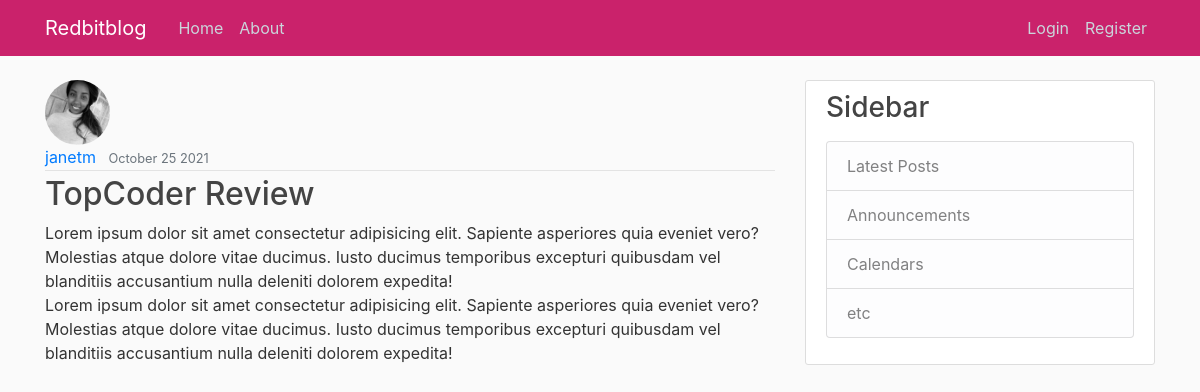
/post/5/, run on an earlier commit of the app's database.
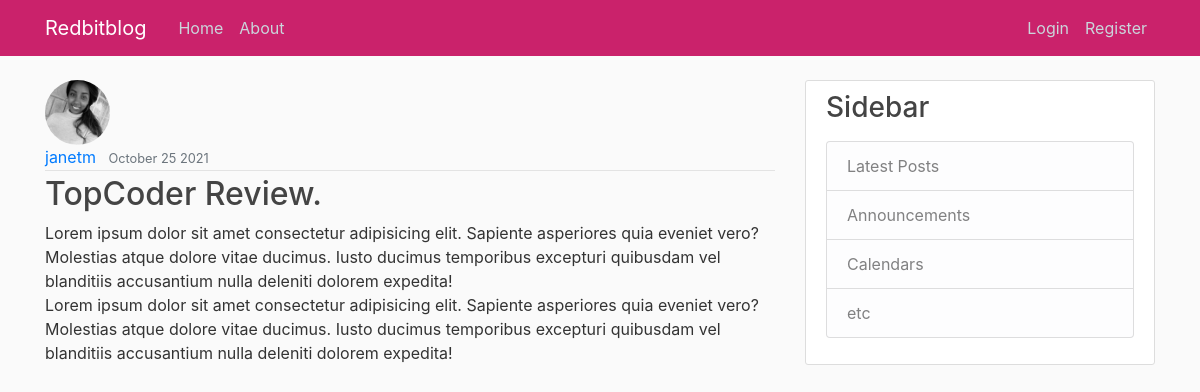
And on a later commit of the database.
### blog/models.py (models this page shows, shortened)
class Post(models.Model):
    title = models.CharField(max_length=100)
    content = models.TextField()
    date = models.DateTimeField(default=timezone.now)
    author = models.ForeignKey(
        User, on_delete=models.CASCADE)

### users/models.py (models this page shows, shortened)
class Profile(models.Model):
    user = models.OneToOneField(User, on_delete=models.CASCADE)
    image = models.ImageField(default='default.jpg', upload_to='profile_pics')

### blog/views.py (the view)
# urls.py: path('post/<int:pk>/', blog_views.PostDetailView.as_view(), name='post-detail'),
class PostDetailView(DetailView):
    model = Post

### blog/templates/blog/post_detail.html (shortened to what this page needs)
{%extends 'blog/base.html'%}
{%block content%}
<article class="media-content-section">
    <img class="rounded-circle article-img" src="{{object.author.profile.image.url}}">
    <div class="media-body">
        <div class="article-metadata">
            <a class="mr-2" href="#">{{object.author}}</a>
            <small class="text-muted">{{object.date|date:'F d Y'}}</small>
        </div>
        <h2 class="article-title"> {{object.title}} </h2>
        <p class="article-content">{{object.content}}</p>
    </div>
</article>
{%endblock content%}

What changed in the data, as far as the page shows it:
changed Post "janetm": title "TopCoder Review" → "TopCoder Review."
